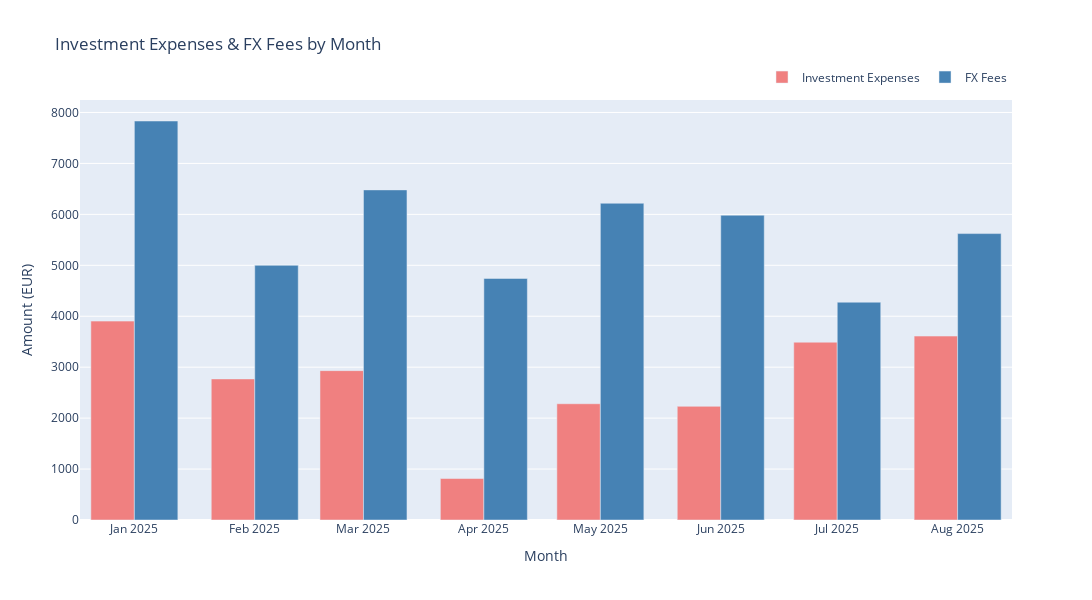

Notebook source saved alongside this figure:
### Markdown cell above
## 7) Chart 6: Investment Expenses & FX Fees

This chart shows investment expenses and FX fees as grouped bars for comparison.

### Code cell
# CHART 6: Exchange Fees Ratio (Line) + Investment Expenses (Bar)

# Prepare monthly data - use loaded transactions
tx_monthly = transactions.copy()
tx_monthly['date'] = pd.to_datetime(tx_monthly[trx_date_col])
tx_monthly['month'] = tx_monthly['date'].dt.to_period('M')

# Calculate monthly income (CRDT)
monthly_income = tx_monthly[tx_monthly['credit_or_debit'] == 'CRDT'].groupby('month')['amount'].sum().reset_index()
monthly_income.columns = ['month', 'income']

# Calculate monthly exchange fees (FX fees where debtor_name is 'FX Bank')
fx_expenses = tx_monthly[
    (tx_monthly['credit_or_debit'] == 'DBIT') & 
    (tx_monthly['debtor_name'] == 'FX Bank')
].groupby('month')['amount'].sum().reset_index()
fx_expenses.columns = ['month', 'fx_fees']

print(f"FX fees transactions found: {len(tx_monthly[(tx_monthly['credit_or_debit'] == 'DBIT') & (tx_monthly['debtor_name'] == 'FX Bank')])}")

# Calculate monthly investment expenses
investment_expenses = tx_monthly[
    (tx_monthly['credit_or_debit'] == 'DBIT') & 
    (tx_monthly['additional_info'].str.contains('Investment', na=False))
].groupby('month')['amount'].sum().reset_index()
investment_expenses.columns = ['month', 'investment_expenses']

# Merge data
chart6_data = monthly_income.merge(fx_expenses, on='month', how='left')
chart6_data = chart6_data.merge(investment_expenses, on='month', how='left')
chart6_data['fx_fees'] = chart6_data['fx_fees'].fillna(0)
chart6_data['investment_expenses'] = chart6_data['investment_expenses'].fillna(0)

chart6_data['month_str'] = chart6_data['month'].astype(str)

# Create grouped bar chart
fig6 = go.Figure()

# Add investment expenses bars
fig6.add_trace(go.Bar(
    x=chart6_data['month_str'],
    y=chart6_data['investment_expenses'],
    name='Investment Expenses',
    marker_color='lightcoral',
    hovertemplate='%{x}<br>Investment: €%{y:,.2f}<extra></extra>'
))

# Add FX fees bars
fig6.add_trace(go.Bar(
    x=chart6_data['month_str'],
    y=chart6_data['fx_fees'],
    name='FX Fees',
    marker_color='steelblue',
    hovertemplate='%{x}<br>FX Fees: €%{y:,.2f}<extra></extra>'
))

# Update layout for grouped bars
fig6.update_layout(
    title='Investment Expenses & FX Fees by Month',
    xaxis=dict(title='Month'),
    yaxis=dict(title='Amount (EUR)'),
    barmode='group',
    hovermode='x unified',
    height=600,
    width=1200,
    legend=dict(orientation='h', yanchor='bottom', y=1.02, xanchor='right', x=1)
)

fig6.show()

# Display summary stats
print("\nMonthly Investment & FX Fees Summary:")
print(chart6_data[['month_str', 'investment_expenses', 'fx_fees']])

### Figure 1 — Plotly figure (JSON) as saved in the notebook; plotly's stock layout.template omitted (floating-point values rounded to 4 significant figures)
{"data": [{"hovertemplate": "%{x}<br>Investment: €%{y:,.2f}<extra></extra>", "marker": {"color": "lightcoral"}, "name": "Investment Expenses", "type": "bar", "x": ["2025-01", "2025-02", "2025-03", "2025-04", "2025-05", "2025-06", "2025-07", "2025-08"], "y": [3904.0, 2770.0, 2932.0, 814.6, 2282.0, 2231.0, 3491.0, 3611.0]}, {"hovertemplate": "%{x}<br>FX Fees: €%{y:,.2f}<extra></extra>", "marker": {"color": "steelblue"}, "name": "FX Fees", "type": "bar", "x": ["2025-01", "2025-02", "2025-03", "2025-04", "2025-05", "2025-06", "2025-07", "2025-08"], "y": [7833.0, 5000.0, 6480.0, 4742.0, 6218.0, 5983.0, 4276.0, 5623.0]}], "layout": {"barmode": "group", "height": 600, "hovermode": "x unified", "legend": {"orientation": "h", "x": 1, "xanchor": "right", "y": 1.02, "yanchor": "bottom"}, "title": {"text": "Investment Expenses & FX Fees by Month"}, "width": 1200, "xaxis": {"title": {"text": "Month"}}, "yaxis": {"title": {"text": "Amount (EUR)"}}}}
